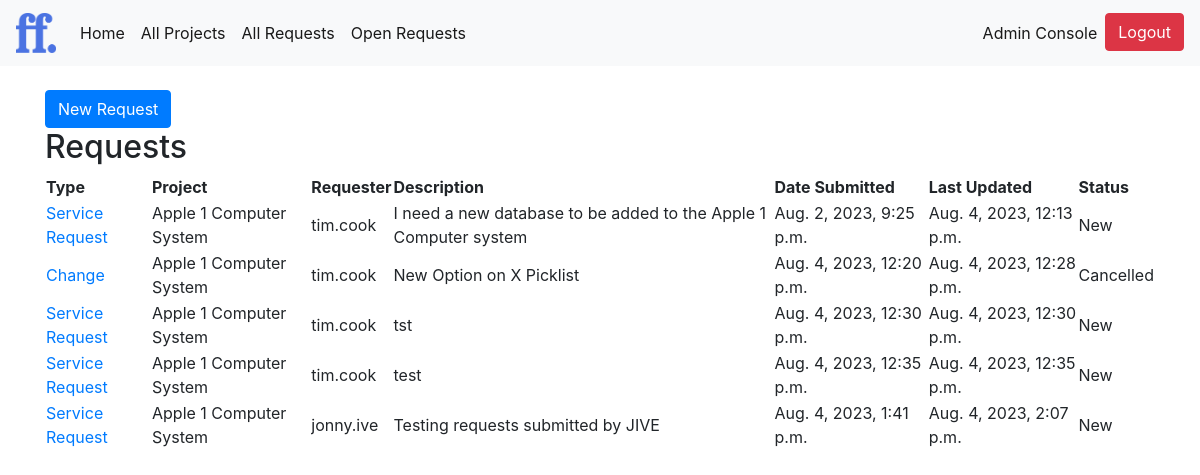
The page /request/ (signed in) on the database its author committed.
### requestLogger/models.py (models this page shows, shortened)
class Request(models.Model):
    class RequestType(models.TextChoices):
        CHANGE = 'Change', _('Change')
        SERVICE_REQUEST = 'Service Request', _('Service Request')
    subject = models.CharField(max_length=100)
    request_type = models.CharField(max_length=15, choices=RequestType.choices, default=RequestType.SERVICE_REQUEST)
    project = models.ForeignKey(Project, on_delete=models.CASCADE, related_name='requests')
    requester = models.ForeignKey(User, on_delete=models.CASCADE, related_name='requests')
    description = models.TextField()
    date_submitted = models.DateTimeField(auto_now_add=True)
    last_updated = models.DateTimeField(auto_now=True)
    date_completed = models.DateTimeField(null=True, blank=True)
    class Status(models.TextChoices):
        NEW = 'New', _('New')
        IN_PROGRESS = 'In Progress', _('In Progress')
        RESOLVED = 'Resolved', _('Resolved')
        REJECTED = 'Rejected', _('Rejected')
        CANCELLED = 'Cancelled', _('Cancelled')
    status = models.CharField(
        max_length=20,
        choices=Status.choices,
        default=Status.NEW,
    )

class Project(models.Model):
    name = models.CharField(max_length=200)
    description = models.TextField()
    owner = models.ForeignKey(User, on_delete=models.CASCADE, related_name='projects')
    created_at = models.DateTimeField(auto_now_add=True)
    last_updated = models.DateTimeField(auto_now=True)
    version = models.CharField(max_length=50)
    class Status(models.TextChoices):
        ACTIVE = 'Active', _('Active')
        INACTIVE = 'Inactive', _('Inactive')
        DEPRECATED = 'Deprecated', _('Deprecated')
    status = models.CharField(max_length=50, choices=Status.choices, default=Status.ACTIVE,)
    def __str__(self):
        return self.name

class User(AbstractUser):
    ROLE_CHOICES = [
        ('customer', 'Customer'),
        ('staff', 'Staff'),
    ]
    role = models.CharField(max_length=8, choices=ROLE_CHOICES)
    company = models.ForeignKey(Company, on_delete=models.CASCADE, related_name='users', null=True, blank=True)
    phone_number = models.CharField(max_length=50, null=True, blank=True)
    employee_id = models.CharField(max_length=20, null=True, blank=True)

### requestLogger/views.py (the view)
# urls.py: path('request/', RequestListView.as_view(), name='request_list'),
class RequestListView(LoginRequiredMixin, ListView):
    model = Request
    template_name = 'requestLogger/request_list.html'
    login_url = '/login/'  # URL to redirect to if the user is not logged in
    def get_queryset(self):
        user = self.request.user
        if user.role == 'staff':
            return Request.objects.all()
        return Request.objects.filter(requester__company=user.company)

### requestLogger/templates/requestLogger/request_list.html
{% extends 'base_generic.html' %}
{% block content %}
  <a href="{% url 'request_create' %}" class="btn btn-primary">New Request</a>
  <h2>Requests</h2>
  <table>
    <thead>
      <tr>
        <th>Type</th>
        <th>Project</th>
        <th>Requester</th>
        <th>Description</th>
        <th>Date Submitted</th>
        <th>Last Updated</th>
        <th>Status</th>
      </tr>
    </thead>
    <tbody>
      {% for request in object_list %}
        <tr>
          <td><a href="{% url 'request_detail' request.id %}">{{ request.request_type }}</a></td>
          <td>{{ request.project }}</td>
          <td>{{ request.requester }}</td>
          <td>{{ request.description }}</td>
          <td>{{ request.date_submitted }}</td>
          <td>{{ request.last_updated }}</td>
          <td>{{ request.status }}</td>
        </tr>
      {% empty %}
        <tr>
          <td colspan="7">No requests available.</td>
        </tr>
      {% endfor %}
    </tbody>
  </table>
{% endblock %}

### rows shown on the page
Request: request_type "Service Request", project "Apple 1 Computer System", requester "tim.cook", description "I need a new database to be added to the Apple 1 Computer system", date_submitted "Aug. 2, 2023, 9:25 p.m.", last_updated "Aug. 4, 2023, 12:13 p.m.", status "New"
Request: request_type "Change", project "Apple 1 Computer System", requester "tim.cook", description "New Option on X Picklist", date_submitted "Aug. 4, 2023, 12:20 p.m.", last_updated "Aug. 4, 2023, 12:28 p.m.", status "Cancelled"
Request: request_type "Service Request", project "Apple 1 Computer System", requester "tim.cook", description "tst", date_submitted "Aug. 4, 2023, 12:30 p.m.", last_updated "Aug. 4, 2023, 12:30 p.m.", status "New"
Request: request_type "Service Request", project "Apple 1 Computer System", requester "tim.cook", description "test", date_submitted "Aug. 4, 2023, 12:35 p.m.", last_updated "Aug. 4, 2023, 12:35 p.m.", status "New"
Request: request_type "Service Request", project "Apple 1 Computer System", requester "jonny.ive", description "Testing requests submitted by JIVE", date_submitted "Aug. 4, 2023, 1:41 p.m.", last_updated "Aug. 4, 2023, 2:07 p.m.", status "New"
